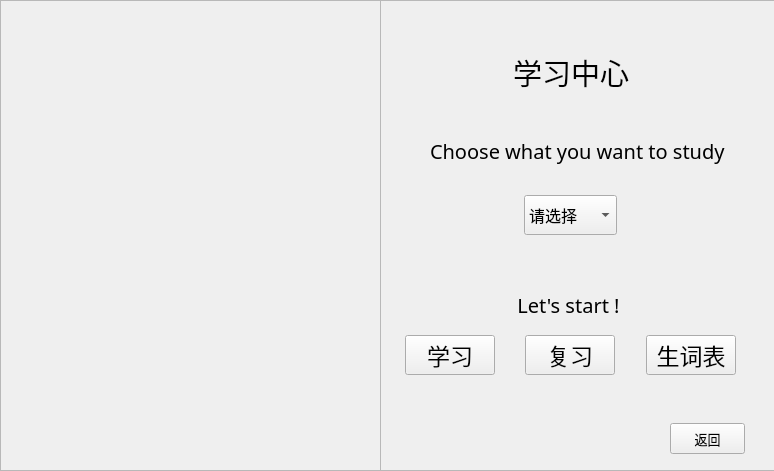
<?xml version="1.0" encoding="UTF-8"?>
<ui version="4.0">
 <class>study</class>
 <widget class="QWidget" name="study">
  <property name="geometry">
   <rect>
    <x>0</x>
    <y>0</y>
    <width>774</width>
    <height>471</height>
   </rect>
  </property>
  <property name="minimumSize">
   <size>
    <width>90</width>
    <height>40</height>
   </size>
  </property>
  <property name="windowTitle">
   <string>Dialog</string>
  </property>
  <widget class="QFrame" name="frame_pic">
   <property name="geometry">
    <rect>
     <x>0</x>
     <y>0</y>
     <width>381</width>
     <height>471</height>
    </rect>
   </property>
   <property name="sizePolicy">
    <sizepolicy hsizetype="Fixed" vsizetype="Fixed">
     <horstretch>0</horstretch>
     <verstretch>0</verstretch>
    </sizepolicy>
   </property>
   <property name="styleSheet">
    <string notr="true"/>
   </property>
   <property name="frameShape">
    <enum>QFrame::Shape::StyledPanel</enum>
   </property>
   <property name="frameShadow">
    <enum>QFrame::Shadow::Raised</enum>
   </property>
  </widget>
  <widget class="QFrame" name="frame_login_background">
   <property name="geometry">
    <rect>
     <x>380</x>
     <y>0</y>
     <width>401</width>
     <height>471</height>
    </rect>
   </property>
   <property name="font">
    <font>
     <pointsize>12</pointsize>
    </font>
   </property>
   <property name="styleSheet">
    <string notr="true"/>
   </property>
   <property name="frameShape">
    <enum>QFrame::Shape::StyledPanel</enum>
   </property>
   <property name="frameShadow">
    <enum>QFrame::Shadow::Raised</enum>
   </property>
   <widget class="QWidget" name="layoutWidget_3">
    <property name="geometry">
     <rect>
      <x>0</x>
      <y>50</y>
      <width>381</width>
      <height>44</height>
     </rect>
    </property>
    <layout class="QHBoxLayout" name="horizontalLayout_7">
     <item>
      <spacer name="horizontalSpacer">
       <property name="orientation">
        <enum>Qt::Orientation::Horizontal</enum>
       </property>
       <property name="sizeHint" stdset="0">
        <size>
         <width>68</width>
         <height>20</height>
        </size>
       </property>
      </spacer>
     </item>
     <item>
      <widget class="QLabel" name="label_login">
       <property name="font">
        <font>
         <family>Arial</family>
         <pointsize>22</pointsize>
        </font>
       </property>
       <property name="acceptDrops">
        <bool>false</bool>
       </property>
       <property name="layoutDirection">
        <enum>Qt::LayoutDirection::LeftToRight</enum>
       </property>
       <property name="styleSheet">
        <string notr="true"/>
       </property>
       <property name="text">
        <string>学习中心</string>
       </property>
      </widget>
     </item>
     <item>
      <spacer name="horizontalSpacer_2">
       <property name="orientation">
        <enum>Qt::Orientation::Horizontal</enum>
       </property>
       <property name="sizeHint" stdset="0">
        <size>
         <width>68</width>
         <height>20</height>
        </size>
       </property>
      </spacer>
     </item>
    </layout>
   </widget>
   <widget class="QPushButton" name="btn_retTouserspace">
    <property name="geometry">
     <rect>
      <x>290</x>
      <y>423</y>
      <width>75</width>
      <height>31</height>
     </rect>
    </property>
    <property name="sizePolicy">
     <sizepolicy hsizetype="Fixed" vsizetype="Fixed">
      <horstretch>0</horstretch>
      <verstretch>0</verstretch>
     </sizepolicy>
    </property>
    <property name="minimumSize">
     <size>
      <width>0</width>
      <height>0</height>
     </size>
    </property>
    <property name="font">
     <font>
      <family>Arial</family>
      <pointsize>10</pointsize>
     </font>
    </property>
    <property name="text">
     <string>返回</string>
    </property>
   </widget>
   <widget class="QWidget" name="layoutWidget">
    <property name="geometry">
     <rect>
      <x>0</x>
      <y>330</y>
      <width>381</width>
      <height>51</height>
     </rect>
    </property>
    <layout class="QHBoxLayout" name="horizontalLayout_2">
     <item>
      <spacer name="horizontalSpacer_5">
       <property name="orientation">
        <enum>Qt::Orientation::Horizontal</enum>
       </property>
       <property name="sizeHint" stdset="0">
        <size>
         <width>40</width>
         <height>20</height>
        </size>
       </property>
      </spacer>
     </item>
     <item>
      <widget class="QPushButton" name="btn_study">
       <property name="sizePolicy">
        <sizepolicy hsizetype="Fixed" vsizetype="Fixed">
         <horstretch>0</horstretch>
         <verstretch>0</verstretch>
        </sizepolicy>
       </property>
       <property name="minimumSize">
        <size>
         <width>90</width>
         <height>40</height>
        </size>
       </property>
       <property name="maximumSize">
        <size>
         <width>90</width>
         <height>40</height>
        </size>
       </property>
       <property name="font">
        <font>
         <family>Arial</family>
         <pointsize>17</pointsize>
        </font>
       </property>
       <property name="text">
        <string>学习</string>
       </property>
      </widget>
     </item>
     <item>
      <spacer name="horizontalSpacer_6">
       <property name="orientation">
        <enum>Qt::Orientation::Horizontal</enum>
       </property>
       <property name="sizeHint" stdset="0">
        <size>
         <width>40</width>
         <height>20</height>
        </size>
       </property>
      </spacer>
     </item>
     <item>
      <widget class="QPushButton" name="btn_review">
       <property name="sizePolicy">
        <sizepolicy hsizetype="Fixed" vsizetype="Fixed">
         <horstretch>0</horstretch>
         <verstretch>0</verstretch>
        </sizepolicy>
       </property>
       <property name="minimumSize">
        <size>
         <width>90</width>
         <height>40</height>
        </size>
       </property>
       <property name="maximumSize">
        <size>
         <width>90</width>
         <height>40</height>
        </size>
       </property>
       <property name="font">
        <font>
         <family>Arial</family>
         <pointsize>17</pointsize>
        </font>
       </property>
       <property name="text">
        <string>复习</string>
       </property>
      </widget>
     </item>
     <item>
      <spacer name="horizontalSpacer_7">
       <property name="orientation">
        <enum>Qt::Orientation::Horizontal</enum>
       </property>
       <property name="sizeHint" stdset="0">
        <size>
         <width>40</width>
         <height>20</height>
        </size>
       </property>
      </spacer>
     </item>
     <item>
      <widget class="QPushButton" name="btn_newword">
       <property name="sizePolicy">
        <sizepolicy hsizetype="Fixed" vsizetype="Fixed">
         <horstretch>0</horstretch>
         <verstretch>0</verstretch>
        </sizepolicy>
       </property>
       <property name="minimumSize">
        <size>
         <width>90</width>
         <height>40</height>
        </size>
       </property>
       <property name="maximumSize">
        <size>
         <width>90</width>
         <height>40</height>
        </size>
       </property>
       <property name="font">
        <font>
         <family>Arial</family>
         <pointsize>17</pointsize>
        </font>
       </property>
       <property name="text">
        <string>生词表</string>
       </property>
      </widget>
     </item>
     <item>
      <spacer name="horizontalSpacer_13">
       <property name="orientation">
        <enum>Qt::Orientation::Horizontal</enum>
       </property>
       <property name="sizeHint" stdset="0">
        <size>
         <width>40</width>
         <height>20</height>
        </size>
       </property>
      </spacer>
     </item>
    </layout>
   </widget>
   <widget class="QWidget" name="layoutWidget">
    <property name="geometry">
     <rect>
      <x>0</x>
      <y>190</y>
      <width>381</width>
      <height>51</height>
     </rect>
    </property>
    <layout class="QHBoxLayout" name="horizontalLayout">
     <item>
      <spacer name="horizontalSpacer_3">
       <property name="orientation">
        <enum>Qt::Orientation::Horizontal</enum>
       </property>
       <property name="sizeHint" stdset="0">
        <size>
         <width>40</width>
         <height>20</height>
        </size>
       </property>
      </spacer>
     </item>
     <item>
      <widget class="QComboBox" name="box_choosebox">
       <property name="minimumSize">
        <size>
         <width>40</width>
         <height>40</height>
        </size>
       </property>
       <property name="font">
        <font>
         <pointsize>12</pointsize>
        </font>
       </property>
       <property name="styleSheet">
        <string notr="true">
QMenu{background-color:#282D3C;margin:0px;}\
                            QMenu::item{font-size:20px;padding: 0px 25px 0px 50px;height:48px;margin-bottom:1px;}\
                            QMenu::item:selected{color:#FFFFFF;background:#33394A;}\
                            QMenu::item:pressed{color:#FFFFFF;background:#1E7CFF;}\
                            QMenu::item:checked{color:#FFFFFF;background:#33394A;}\
                            QMenu::item:disabled{color:#7FAAAAAA;background:transparent;}\
                            QMenu::icon{left:18px;}\
                            /*QMenu::icon:checked{background: gray;}*/ \
                            QMenu::right-arrow{right:10px;image: url(:/Common/Icon/Normal/arrow_right.png);}\
                            QMenu::right-arrow:selected{image: url(:/Common/Icon/Hover/arrow_right.png);}\
                            QMenu::indicator{width:0px;height:0xp;}&quot;);


</string>
       </property>
       <item>
        <property name="text">
         <string>请选择</string>
        </property>
       </item>
       <item>
        <property name="text">
         <string>四级单词</string>
        </property>
       </item>
       <item>
        <property name="text">
         <string>六级单词</string>
        </property>
       </item>
       <item>
        <property name="text">
         <string>考研单词</string>
        </property>
       </item>
      </widget>
     </item>
     <item>
      <spacer name="horizontalSpacer_4">
       <property name="orientation">
        <enum>Qt::Orientation::Horizontal</enum>
       </property>
       <property name="sizeHint" stdset="0">
        <size>
         <width>40</width>
         <height>20</height>
        </size>
       </property>
      </spacer>
     </item>
    </layout>
   </widget>
   <widget class="QWidget" name="layoutWidget">
    <property name="geometry">
     <rect>
      <x>0</x>
      <y>130</y>
      <width>396</width>
      <height>41</height>
     </rect>
    </property>
    <layout class="QHBoxLayout" name="horizontalLayout_3">
     <item>
      <spacer name="horizontalSpacer_8">
       <property name="orientation">
        <enum>Qt::Orientation::Horizontal</enum>
       </property>
       <property name="sizeHint" stdset="0">
        <size>
         <width>40</width>
         <height>20</height>
        </size>
       </property>
      </spacer>
     </item>
     <item>
      <widget class="QLabel" name="label_1">
       <property name="font">
        <font>
         <family>MV Boli</family>
         <pointsize>15</pointsize>
        </font>
       </property>
       <property name="text">
        <string>Choose what you want to study</string>
       </property>
      </widget>
     </item>
     <item>
      <spacer name="horizontalSpacer_9">
       <property name="orientation">
        <enum>Qt::Orientation::Horizontal</enum>
       </property>
       <property name="sizeHint" stdset="0">
        <size>
         <width>40</width>
         <height>20</height>
        </size>
       </property>
      </spacer>
     </item>
    </layout>
   </widget>
   <widget class="QLabel" name="label_2">
    <property name="geometry">
     <rect>
      <x>90</x>
      <y>280</y>
      <width>197</width>
      <height>49</height>
     </rect>
    </property>
    <property name="font">
     <font>
      <family>MV Boli</family>
      <pointsize>15</pointsize>
     </font>
    </property>
    <property name="text">
     <string>Let's start !</string>
    </property>
    <property name="alignment">
     <set>Qt::AlignmentFlag::AlignCenter</set>
    </property>
   </widget>
   <widget class="QLabel" name="tip">
    <property name="geometry">
     <rect>
      <x>40</x>
      <y>260</y>
      <width>311</width>
      <height>20</height>
     </rect>
    </property>
    <property name="text">
     <string/>
    </property>
    <property name="alignment">
     <set>Qt::AlignmentFlag::AlignCenter</set>
    </property>
   </widget>
  </widget>
 </widget>
 <resources/>
 <connections/>
</ui>
